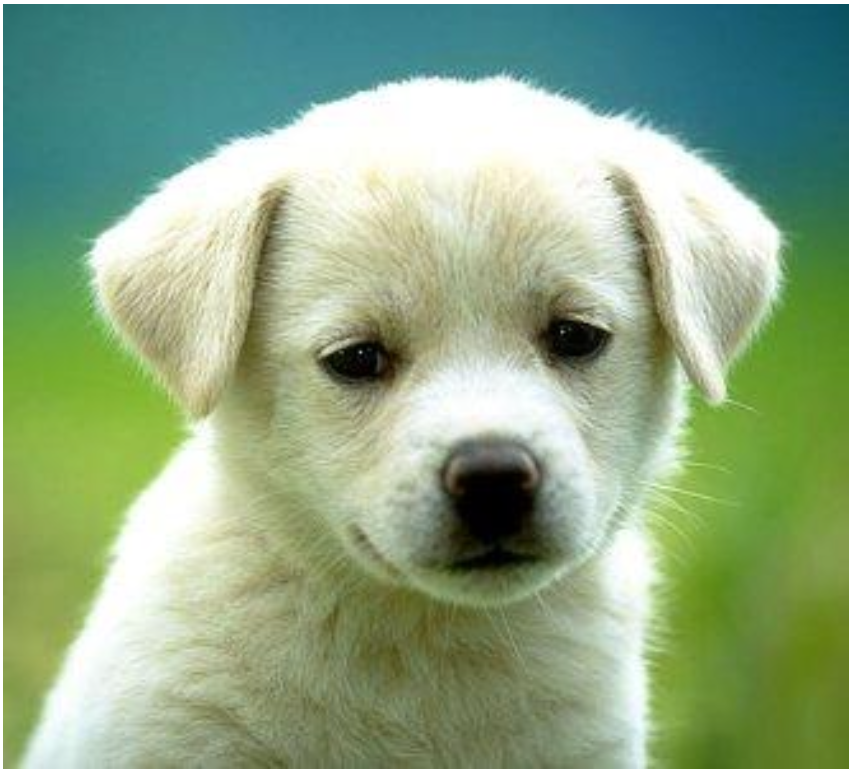
#> input picture FASTR_Dog.png, 850 x 770 px
$ jupyter execute Lesson4_Task1.ipynb
#> lines starting #> are read from the running program, lines starting #| are printed output that depends on the picture; after the words box and inside, x2 and y2 are one past the last pixel; in counts of white or black regions, pixels touching at a corner belong together
# Lesson 4: Edges & Contours

## Notes for Task 1:
- cv.Canny(image: cv.Mat, low: int, high: int) --> Filters out weak edges from strong edges

## Task 1: Finding a Dog’s edges
1. Create a new python file and download the image of the dog below.
2. Convert the image to grayscale using cv.cvtColor() and apply a Gaussian blur with a kernel
size (5,5) using cv.GaussianBlur().
3. Pass the blurred image into canny_threshold_values() to retrieve the min and max values
for the canny threshold.
4. Use cv.Canny() to detect the image edges. Display your result.
5. Increase/decrease the kernel size of the Gaussian Blur and see what happens.

[cell 1]
import cv2 as cv
import numpy as np
import matplotlib.pyplot as plt

def canny_threshold_values(img, deviation=0.33):
    """Calculate reasonable Canny threshold values using median intensity.
    Uses the median pixel value and a deviation to set min/max thresholds."""
    # Find the median pixel intensity across the entire image
    avgIntense = np.median(img)
    # Set min threshold 33% below median, max threshold 33% above
    minVal = avgIntense * (1 - deviation)
    maxVal = avgIntense * (1 + deviation)
    return minVal, maxVal

# Read the dog image in BGR format
img = cv.imread("FASTR_Dog.png")
#> img is the input picture: shape (770, 850, 3); mean B, G, R 134, 168.9, 143.1

# Convert BGR to RGB so matplotlib displays colours correctly
img_rgb = cv.cvtColor(img, cv.COLOR_BGR2RGB)

# Convert to grayscale — Canny only works on single-channel intensity images
gray = cv.cvtColor(img, cv.COLOR_BGR2GRAY)
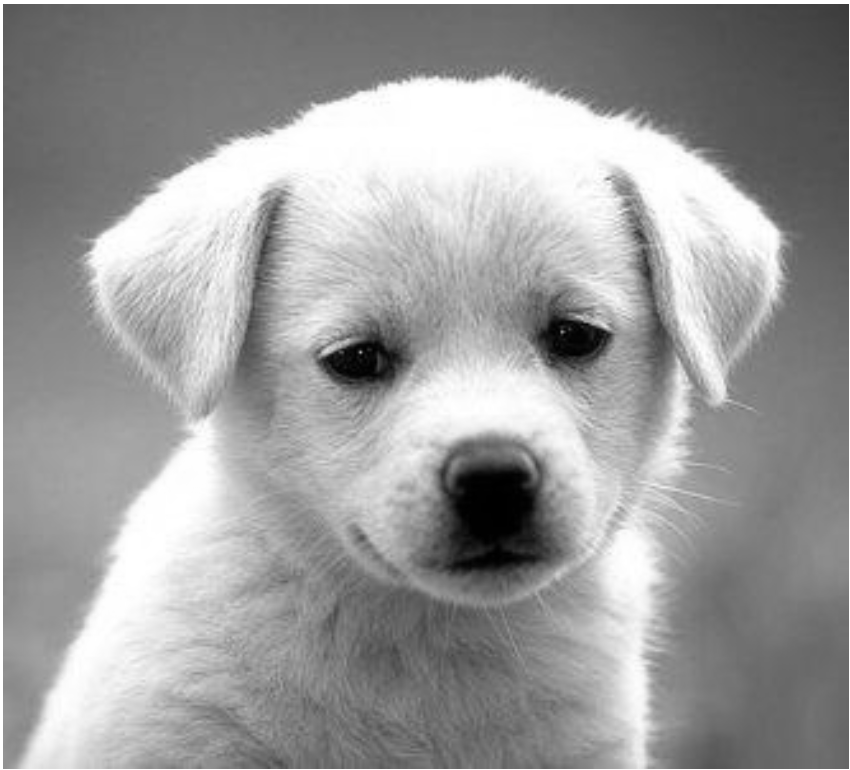
#> gray: shape (770, 850); min 0, max 255, mean 157.2

# Apply Gaussian blur with different kernel sizes to compare
# Blur reduces high-frequency noise that would be falsely detected as edges
blurred_5 = cv.GaussianBlur(gray, (5, 5), 0)   # Medium blur
blurred_3 = cv.GaussianBlur(gray, (3, 3), 0)    # Light blur — keeps more detail and noise
blurred_15 = cv.GaussianBlur(gray, (15, 15), 0)  # Heavy blur — removes detail and noise

# Calculate Canny threshold values from the (5,5) blurred image
minVal, maxVal = canny_threshold_values(blurred_5)
#> in canny_threshold_values, `avgIntense = np.median(img)`: avgIntense = 148
#> in canny_threshold_values, `minVal = avgIntense * (1 - deviation)`: minVal = 99.16
#> in canny_threshold_values, `maxVal = avgIntense * (1 + deviation)`: maxVal = 196.8
#> minVal = 99.16; maxVal = 196.8

# Apply Canny edge detection to each blur level
# Canny finds pixels with high intensity gradients (sudden colour changes) = edges
edges_5 = cv.Canny(blurred_5, minVal, maxVal)    # Balanced edges
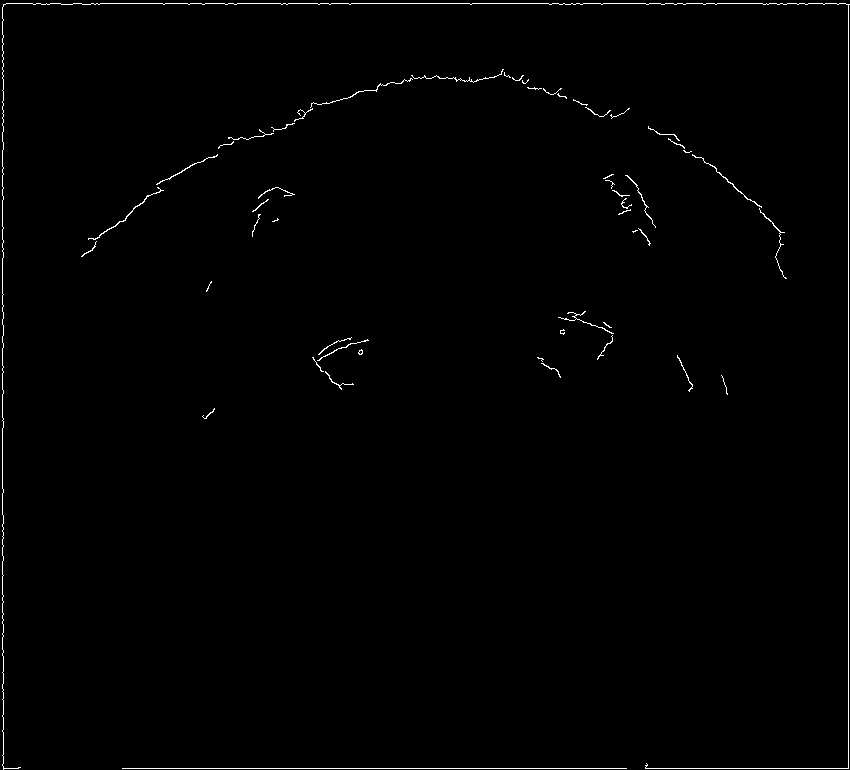
#> edges_5: shape (770, 850); 0.78% white in thin lines or dots
edges_3 = cv.Canny(blurred_3, minVal, maxVal)    # More edges, including noisy ones
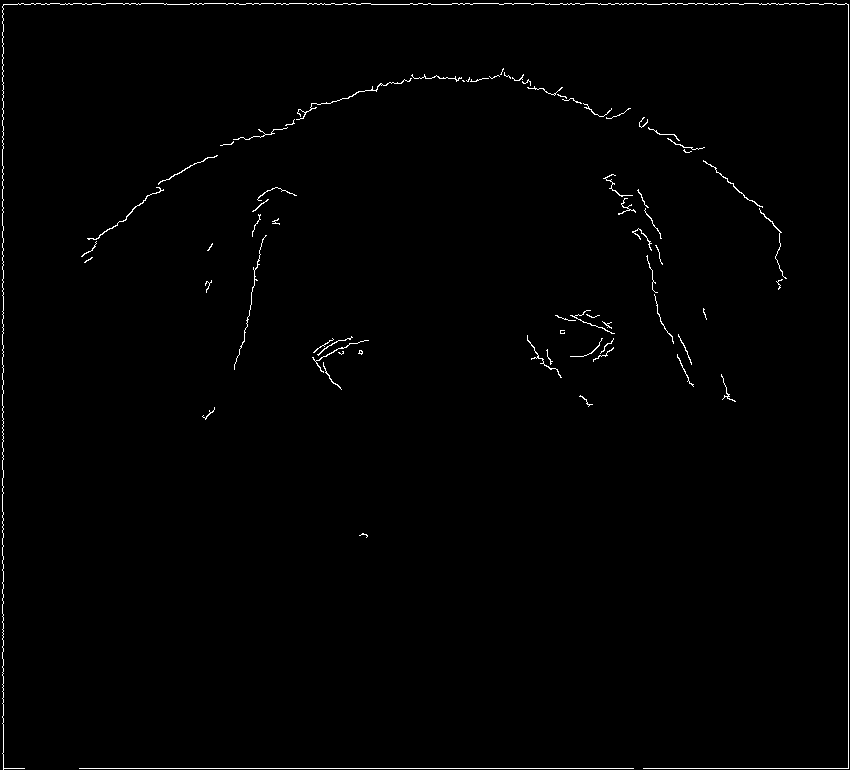
#> edges_3: shape (770, 850); 0.91% white in thin lines or dots
edges_15 = cv.Canny(blurred_15, minVal, maxVal)  # Fewer edges, only strong ones survive
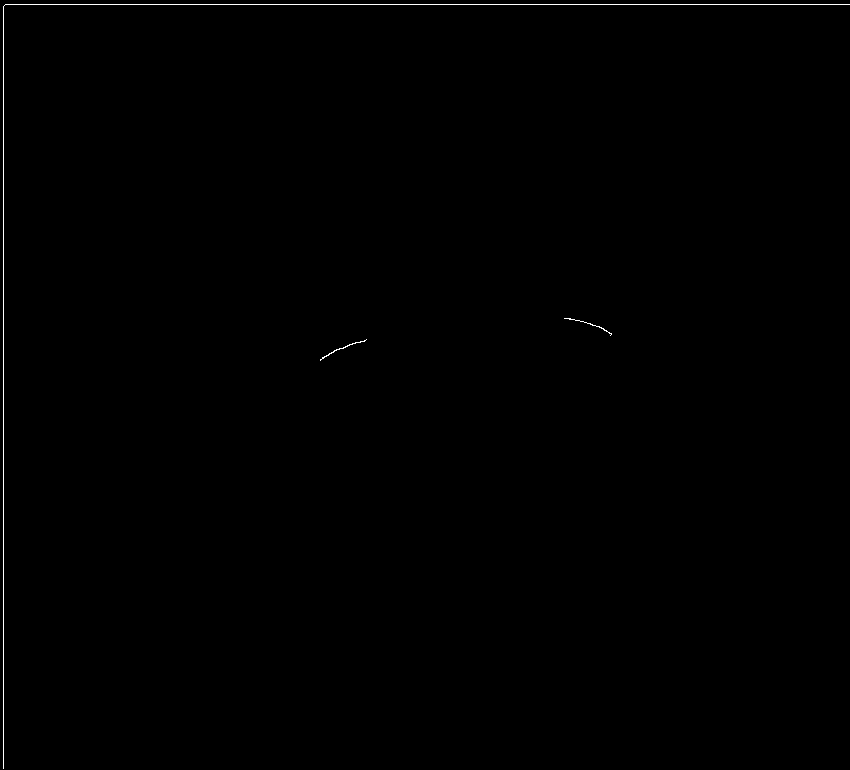
#> edges_15: shape (770, 850); 0.27% white in thin lines or dots

# Create a 2x3 subplot to compare all results
plt.figure(figsize=(15, 10))

# Row 1: Original, Grayscale, and the standard (5x5) Canny result
plt.subplot(2, 3, 1)
plt.imshow(img_rgb)
plt.title("Original")
plt.xticks([])
plt.yticks([])

plt.subplot(2, 3, 2)
plt.imshow(gray, cmap="gray")
plt.title("Grayscale")
plt.xticks([])
plt.yticks([])

plt.subplot(2, 3, 3)
plt.imshow(edges_5, cmap="gray")
plt.title("Canny — Blur (5x5)")
plt.xticks([])
plt.yticks([])

# Row 2: Comparing different blur levels on Canny output
plt.subplot(2, 3, 4)
plt.imshow(edges_3, cmap="gray")
plt.title("Canny — Blur (3x3)")
plt.xticks([])
plt.yticks([])

plt.subplot(2, 3, 5)
plt.imshow(edges_15, cmap="gray")
plt.title("Canny — Blur (15x15)")
plt.xticks([])
plt.yticks([])

# Arrange subplots neatly with no overlap
plt.tight_layout()
plt.show()

$ run again, with FASTR_Ball.png copied over FASTR_Dog.png
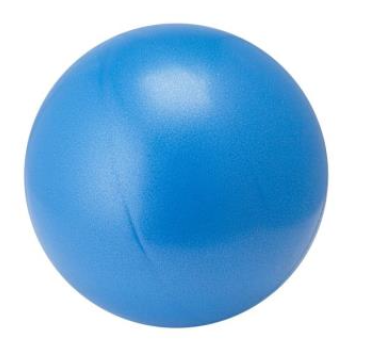
#> input picture FASTR_Ball.png, 368 x 356 px
#> img is the input picture: shape (356, 368, 3); mean B, G, R 228.8, 193.4, 146.9
#> `gray = cv.cvtColor(img, cv.COLOR_BGR2GRAY)`:
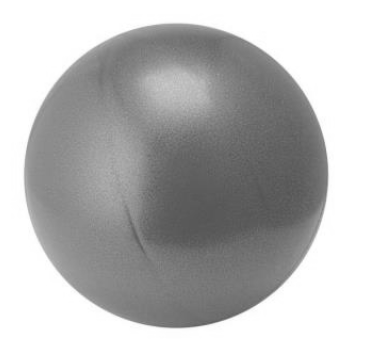
#> gray: shape (356, 368); min 82, max 255, mean 183.5
#> avgIntense = 158
#> in canny_threshold_values, `minVal = avgIntense * (1 - deviation)`: minVal = 105.9
#> in canny_threshold_values, `maxVal = avgIntense * (1 + deviation)`: maxVal = 210.1
#> `minVal, maxVal = canny_threshold_values(blurred_5)`: minVal = 105.9; maxVal = 210.1
#> edges_5: shape (356, 368); 0.85% white in thin lines or dots, all inside (x1, y1, x2, y2) = (24, 23, 329, 329)
#> `edges_15 = cv.Canny(blurred_15, minVal, maxVal)`:
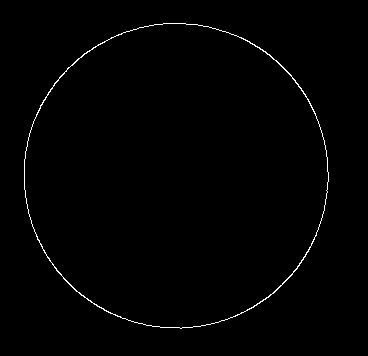
#> edges_15: shape (356, 368); 0.83% white in thin lines or dots, all inside (x1, y1, x2, y2) = (24, 23, 329, 329)
